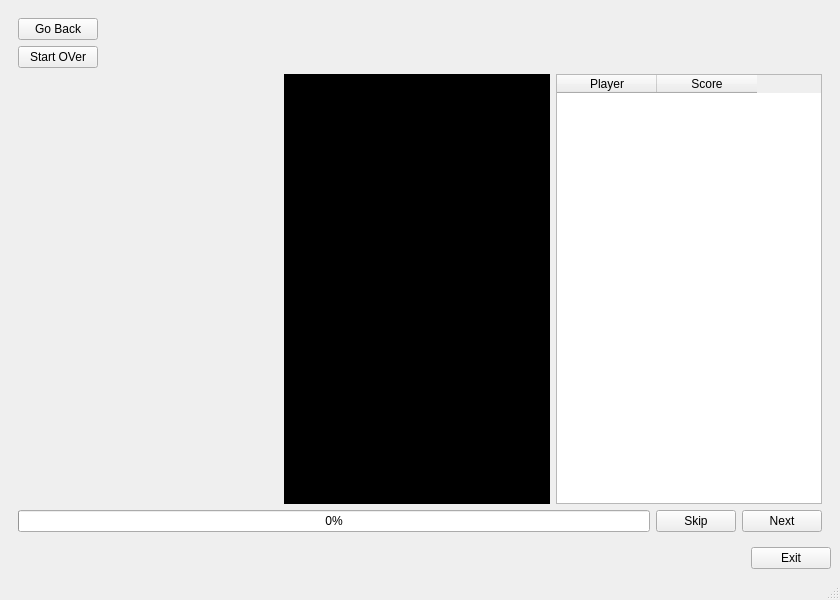
<?xml version="1.0" encoding="UTF-8"?>
<ui version="4.0">
 <class>MainWindow</class>
 <widget class="QMainWindow" name="MainWindow">
  <property name="geometry">
   <rect>
    <x>0</x>
    <y>0</y>
    <width>840</width>
    <height>600</height>
   </rect>
  </property>
  <property name="windowTitle">
   <string>MainWindow</string>
  </property>
  <widget class="QWidget" name="mainGridWidget">
   <layout class="QGridLayout" name="gridLayout_6">
    <item row="0" column="0">
     <widget class="QStackedWidget" name="stackedWidget">
      <property name="currentIndex">
       <number>1</number>
      </property>
      <widget class="QWidget" name="mainmenu">
       <layout class="QGridLayout" name="gridLayout">
        <item row="1" column="0">
         <layout class="QGridLayout" name="gridLayout_2">
          <item row="3" column="2">
           <widget class="QPushButton" name="editCardsButton">
            <property name="text">
             <string>edit Cards</string>
            </property>
           </widget>
          </item>
          <item row="3" column="3">
           <spacer name="horizontalSpacer_6">
            <property name="orientation">
             <enum>Qt::Horizontal</enum>
            </property>
            <property name="sizeHint" stdset="0">
             <size>
              <width>40</width>
              <height>20</height>
             </size>
            </property>
           </spacer>
          </item>
          <item row="3" column="1">
           <spacer name="horizontalSpacer_7">
            <property name="orientation">
             <enum>Qt::Horizontal</enum>
            </property>
            <property name="sizeHint" stdset="0">
             <size>
              <width>40</width>
              <height>20</height>
             </size>
            </property>
           </spacer>
          </item>
          <item row="4" column="2">
           <spacer name="verticalSpacer">
            <property name="orientation">
             <enum>Qt::Vertical</enum>
            </property>
            <property name="sizeHint" stdset="0">
             <size>
              <width>20</width>
              <height>40</height>
             </size>
            </property>
           </spacer>
          </item>
         </layout>
        </item>
        <item row="0" column="0" colspan="2">
         <widget class="QPushButton" name="playButton">
          <property name="text">
           <string>Play!</string>
          </property>
         </widget>
        </item>
        <item row="1" column="1">
         <layout class="QVBoxLayout" name="verticalLayout_3">
          <item>
           <layout class="QHBoxLayout" name="horizontalLayout_6">
            <item>
             <widget class="QLabel" name="label_2">
              <property name="text">
               <string>Player Name:</string>
              </property>
             </widget>
            </item>
            <item>
             <widget class="QLineEdit" name="playerNameLineEdit"/>
            </item>
            <item>
             <widget class="QPushButton" name="addPlayerButton">
              <property name="text">
               <string>Add Player</string>
              </property>
             </widget>
            </item>
           </layout>
          </item>
          <item>
           <layout class="QGridLayout" name="gridLayout_11">
            <item row="0" column="1">
             <widget class="QLabel" name="label">
              <property name="text">
               <string>Players:</string>
              </property>
             </widget>
            </item>
            <item row="1" column="1">
             <widget class="QListWidget" name="playerListWidget">
              <property name="editTriggers">
               <set>QAbstractItemView::DoubleClicked|QAbstractItemView::EditKeyPressed</set>
              </property>
              <property name="tabKeyNavigation">
               <bool>true</bool>
              </property>
              <property name="showDropIndicator" stdset="0">
               <bool>false</bool>
              </property>
              <property name="dragDropOverwriteMode">
               <bool>true</bool>
              </property>
              <property name="viewMode">
               <enum>QListView::ListMode</enum>
              </property>
              <property name="uniformItemSizes">
               <bool>true</bool>
              </property>
              <property name="selectionRectVisible">
               <bool>true</bool>
              </property>
             </widget>
            </item>
            <item row="1" column="0">
             <spacer name="horizontalSpacer_5">
              <property name="orientation">
               <enum>Qt::Horizontal</enum>
              </property>
              <property name="sizeHint" stdset="0">
               <size>
                <width>40</width>
                <height>20</height>
               </size>
              </property>
             </spacer>
            </item>
           </layout>
          </item>
         </layout>
        </item>
       </layout>
      </widget>
      <widget class="QWidget" name="playgame">
       <layout class="QGridLayout" name="gridLayout_3">
        <item row="0" column="0">
         <layout class="QVBoxLayout" name="verticalLayout">
          <item>
           <layout class="QGridLayout" name="botButtonsGridLayout">
            <item row="2" column="0">
             <widget class="QPushButton" name="startOverButton">
              <property name="text">
               <string>Start OVer</string>
              </property>
             </widget>
            </item>
            <item row="1" column="0">
             <widget class="QPushButton" name="goBackButton">
              <property name="text">
               <string>Go Back</string>
              </property>
             </widget>
            </item>
            <item row="1" column="1">
             <spacer name="horizontalSpacer_2">
              <property name="orientation">
               <enum>Qt::Horizontal</enum>
              </property>
              <property name="sizeHint" stdset="0">
               <size>
                <width>40</width>
                <height>20</height>
               </size>
              </property>
             </spacer>
            </item>
           </layout>
          </item>
          <item>
           <layout class="QGridLayout" name="topButtonsGridLayout">
            <item row="0" column="1">
             <widget class="QTextBrowser" name="textBrowser">
              <property name="palette">
               <palette>
                <active>
                 <colorrole role="WindowText">
                  <brush brushstyle="SolidPattern">
                   <color alpha="255">
                    <red>255</red>
                    <green>255</green>
                    <blue>255</blue>
                   </color>
                  </brush>
                 </colorrole>
                 <colorrole role="Button">
                  <brush brushstyle="SolidPattern">
                   <color alpha="255">
                    <red>0</red>
                    <green>0</green>
                    <blue>0</blue>
                   </color>
                  </brush>
                 </colorrole>
                 <colorrole role="Light">
                  <brush brushstyle="SolidPattern">
                   <color alpha="255">
                    <red>0</red>
                    <green>0</green>
                    <blue>0</blue>
                   </color>
                  </brush>
                 </colorrole>
                 <colorrole role="Midlight">
                  <brush brushstyle="SolidPattern">
                   <color alpha="255">
                    <red>0</red>
                    <green>0</green>
                    <blue>0</blue>
                   </color>
                  </brush>
                 </colorrole>
                 <colorrole role="Dark">
                  <brush brushstyle="SolidPattern">
                   <color alpha="255">
                    <red>0</red>
                    <green>0</green>
                    <blue>0</blue>
                   </color>
                  </brush>
                 </colorrole>
                 <colorrole role="Mid">
                  <brush brushstyle="SolidPattern">
                   <color alpha="255">
                    <red>0</red>
                    <green>0</green>
                    <blue>0</blue>
                   </color>
                  </brush>
                 </colorrole>
                 <colorrole role="Text">
                  <brush brushstyle="SolidPattern">
                   <color alpha="255">
                    <red>255</red>
                    <green>255</green>
                    <blue>255</blue>
                   </color>
                  </brush>
                 </colorrole>
                 <colorrole role="BrightText">
                  <brush brushstyle="SolidPattern">
                   <color alpha="255">
                    <red>255</red>
                    <green>255</green>
                    <blue>255</blue>
                   </color>
                  </brush>
                 </colorrole>
                 <colorrole role="ButtonText">
                  <brush brushstyle="SolidPattern">
                   <color alpha="255">
                    <red>255</red>
                    <green>255</green>
                    <blue>255</blue>
                   </color>
                  </brush>
                 </colorrole>
                 <colorrole role="Base">
                  <brush brushstyle="SolidPattern">
                   <color alpha="255">
                    <red>0</red>
                    <green>0</green>
                    <blue>0</blue>
                   </color>
                  </brush>
                 </colorrole>
                 <colorrole role="Window">
                  <brush brushstyle="SolidPattern">
                   <color alpha="255">
                    <red>0</red>
                    <green>0</green>
                    <blue>0</blue>
                   </color>
                  </brush>
                 </colorrole>
                 <colorrole role="Shadow">
                  <brush brushstyle="SolidPattern">
                   <color alpha="255">
                    <red>0</red>
                    <green>0</green>
                    <blue>0</blue>
                   </color>
                  </brush>
                 </colorrole>
                 <colorrole role="AlternateBase">
                  <brush brushstyle="SolidPattern">
                   <color alpha="255">
                    <red>0</red>
                    <green>0</green>
                    <blue>0</blue>
                   </color>
                  </brush>
                 </colorrole>
                 <colorrole role="ToolTipBase">
                  <brush brushstyle="SolidPattern">
                   <color alpha="255">
                    <red>255</red>
                    <green>255</green>
                    <blue>220</blue>
                   </color>
                  </brush>
                 </colorrole>
                 <colorrole role="ToolTipText">
                  <brush brushstyle="SolidPattern">
                   <color alpha="255">
                    <red>0</red>
                    <green>0</green>
                    <blue>0</blue>
                   </color>
                  </brush>
                 </colorrole>
                </active>
                <inactive>
                 <colorrole role="WindowText">
                  <brush brushstyle="SolidPattern">
                   <color alpha="255">
                    <red>255</red>
                    <green>255</green>
                    <blue>255</blue>
                   </color>
                  </brush>
                 </colorrole>
                 <colorrole role="Button">
                  <brush brushstyle="SolidPattern">
                   <color alpha="255">
                    <red>0</red>
                    <green>0</green>
                    <blue>0</blue>
                   </color>
                  </brush>
                 </colorrole>
                 <colorrole role="Light">
                  <brush brushstyle="SolidPattern">
                   <color alpha="255">
                    <red>0</red>
                    <green>0</green>
                    <blue>0</blue>
                   </color>
                  </brush>
                 </colorrole>
                 <colorrole role="Midlight">
                  <brush brushstyle="SolidPattern">
                   <color alpha="255">
                    <red>0</red>
                    <green>0</green>
                    <blue>0</blue>
                   </color>
                  </brush>
                 </colorrole>
                 <colorrole role="Dark">
                  <brush brushstyle="SolidPattern">
                   <color alpha="255">
                    <red>0</red>
                    <green>0</green>
                    <blue>0</blue>
                   </color>
                  </brush>
                 </colorrole>
                 <colorrole role="Mid">
                  <brush brushstyle="SolidPattern">
                   <color alpha="255">
                    <red>0</red>
                    <green>0</green>
                    <blue>0</blue>
                   </color>
                  </brush>
                 </colorrole>
                 <colorrole role="Text">
                  <brush brushstyle="SolidPattern">
                   <color alpha="255">
                    <red>255</red>
                    <green>255</green>
                    <blue>255</blue>
                   </color>
                  </brush>
                 </colorrole>
                 <colorrole role="BrightText">
                  <brush brushstyle="SolidPattern">
                   <color alpha="255">
                    <red>255</red>
                    <green>255</green>
                    <blue>255</blue>
                   </color>
                  </brush>
                 </colorrole>
                 <colorrole role="ButtonText">
                  <brush brushstyle="SolidPattern">
                   <color alpha="255">
                    <red>255</red>
                    <green>255</green>
                    <blue>255</blue>
                   </color>
                  </brush>
                 </colorrole>
                 <colorrole role="Base">
                  <brush brushstyle="SolidPattern">
                   <color alpha="255">
                    <red>0</red>
                    <green>0</green>
                    <blue>0</blue>
                   </color>
                  </brush>
                 </colorrole>
                 <colorrole role="Window">
                  <brush brushstyle="SolidPattern">
                   <color alpha="255">
                    <red>0</red>
                    <green>0</green>
                    <blue>0</blue>
                   </color>
                  </brush>
                 </colorrole>
                 <colorrole role="Shadow">
                  <brush brushstyle="SolidPattern">
                   <color alpha="255">
                    <red>0</red>
                    <green>0</green>
                    <blue>0</blue>
                   </color>
                  </brush>
                 </colorrole>
                 <colorrole role="AlternateBase">
                  <brush brushstyle="SolidPattern">
                   <color alpha="255">
                    <red>0</red>
                    <green>0</green>
                    <blue>0</blue>
                   </color>
                  </brush>
                 </colorrole>
                 <colorrole role="ToolTipBase">
                  <brush brushstyle="SolidPattern">
                   <color alpha="255">
                    <red>255</red>
                    <green>255</green>
                    <blue>220</blue>
                   </color>
                  </brush>
                 </colorrole>
                 <colorrole role="ToolTipText">
                  <brush brushstyle="SolidPattern">
                   <color alpha="255">
                    <red>0</red>
                    <green>0</green>
                    <blue>0</blue>
                   </color>
                  </brush>
                 </colorrole>
                </inactive>
                <disabled>
                 <colorrole role="WindowText">
                  <brush brushstyle="SolidPattern">
                   <color alpha="255">
                    <red>0</red>
                    <green>0</green>
                    <blue>0</blue>
                   </color>
                  </brush>
                 </colorrole>
                 <colorrole role="Button">
                  <brush brushstyle="SolidPattern">
                   <color alpha="255">
                    <red>0</red>
                    <green>0</green>
                    <blue>0</blue>
                   </color>
                  </brush>
                 </colorrole>
                 <colorrole role="Light">
                  <brush brushstyle="SolidPattern">
                   <color alpha="255">
                    <red>0</red>
                    <green>0</green>
                    <blue>0</blue>
                   </color>
                  </brush>
                 </colorrole>
                 <colorrole role="Midlight">
                  <brush brushstyle="SolidPattern">
                   <color alpha="255">
                    <red>0</red>
                    <green>0</green>
                    <blue>0</blue>
                   </color>
                  </brush>
                 </colorrole>
                 <colorrole role="Dark">
                  <brush brushstyle="SolidPattern">
                   <color alpha="255">
                    <red>0</red>
                    <green>0</green>
                    <blue>0</blue>
                   </color>
                  </brush>
                 </colorrole>
                 <colorrole role="Mid">
                  <brush brushstyle="SolidPattern">
                   <color alpha="255">
                    <red>0</red>
                    <green>0</green>
                    <blue>0</blue>
                   </color>
                  </brush>
                 </colorrole>
                 <colorrole role="Text">
                  <brush brushstyle="SolidPattern">
                   <color alpha="255">
                    <red>0</red>
                    <green>0</green>
                    <blue>0</blue>
                   </color>
                  </brush>
                 </colorrole>
                 <colorrole role="BrightText">
                  <brush brushstyle="SolidPattern">
                   <color alpha="255">
                    <red>255</red>
                    <green>255</green>
                    <blue>255</blue>
                   </color>
                  </brush>
                 </colorrole>
                 <colorrole role="ButtonText">
                  <brush brushstyle="SolidPattern">
                   <color alpha="255">
                    <red>0</red>
                    <green>0</green>
                    <blue>0</blue>
                   </color>
                  </brush>
                 </colorrole>
                 <colorrole role="Base">
                  <brush brushstyle="SolidPattern">
                   <color alpha="255">
                    <red>0</red>
                    <green>0</green>
                    <blue>0</blue>
                   </color>
                  </brush>
                 </colorrole>
                 <colorrole role="Window">
                  <brush brushstyle="SolidPattern">
                   <color alpha="255">
                    <red>0</red>
                    <green>0</green>
                    <blue>0</blue>
                   </color>
                  </brush>
                 </colorrole>
                 <colorrole role="Shadow">
                  <brush brushstyle="SolidPattern">
                   <color alpha="255">
                    <red>0</red>
                    <green>0</green>
                    <blue>0</blue>
                   </color>
                  </brush>
                 </colorrole>
                 <colorrole role="AlternateBase">
                  <brush brushstyle="SolidPattern">
                   <color alpha="255">
                    <red>0</red>
                    <green>0</green>
                    <blue>0</blue>
                   </color>
                  </brush>
                 </colorrole>
                 <colorrole role="ToolTipBase">
                  <brush brushstyle="SolidPattern">
                   <color alpha="255">
                    <red>255</red>
                    <green>255</green>
                    <blue>220</blue>
                   </color>
                  </brush>
                 </colorrole>
                 <colorrole role="ToolTipText">
                  <brush brushstyle="SolidPattern">
                   <color alpha="255">
                    <red>0</red>
                    <green>0</green>
                    <blue>0</blue>
                   </color>
                  </brush>
                 </colorrole>
                </disabled>
               </palette>
              </property>
              <property name="font">
               <font>
                <pointsize>14</pointsize>
               </font>
              </property>
             </widget>
            </item>
            <item row="0" column="0">
             <spacer name="horizontalSpacer">
              <property name="orientation">
               <enum>Qt::Horizontal</enum>
              </property>
              <property name="sizeHint" stdset="0">
               <size>
                <width>40</width>
                <height>20</height>
               </size>
              </property>
             </spacer>
            </item>
            <item row="0" column="2">
             <layout class="QVBoxLayout" name="verticalLayout_4">
              <item>
               <widget class="QTableWidget" name="scoreBoardTableWidget">
                <property name="editTriggers">
                 <set>QAbstractItemView::NoEditTriggers</set>
                </property>
                <property name="selectionMode">
                 <enum>QAbstractItemView::SingleSelection</enum>
                </property>
                <property name="selectionBehavior">
                 <enum>QAbstractItemView::SelectItems</enum>
                </property>
                <column>
                 <property name="text">
                  <string>Player</string>
                 </property>
                </column>
                <column>
                 <property name="text">
                  <string>Score</string>
                 </property>
                </column>
               </widget>
              </item>
             </layout>
            </item>
           </layout>
          </item>
          <item>
           <layout class="QGridLayout" name="playGameGridLayout">
            <item row="0" column="2">
             <widget class="QPushButton" name="nextButton">
              <property name="text">
               <string>Next</string>
              </property>
             </widget>
            </item>
            <item row="0" column="0">
             <widget class="QProgressBar" name="progressBar">
              <property name="value">
               <number>0</number>
              </property>
             </widget>
            </item>
            <item row="0" column="1">
             <widget class="QPushButton" name="skipButton">
              <property name="text">
               <string>Skip</string>
              </property>
             </widget>
            </item>
           </layout>
          </item>
         </layout>
        </item>
       </layout>
      </widget>
      <widget class="QWidget" name="Cards">
       <layout class="QGridLayout" name="gridLayout_14">
        <item row="3" column="0">
         <widget class="QTableWidget" name="cardTableWidget">
          <property name="lineWidth">
           <number>1</number>
          </property>
          <property name="horizontalScrollBarPolicy">
           <enum>Qt::ScrollBarAsNeeded</enum>
          </property>
          <property name="editTriggers">
           <set>QAbstractItemView::AnyKeyPressed|QAbstractItemView::DoubleClicked|QAbstractItemView::EditKeyPressed</set>
          </property>
          <property name="alternatingRowColors">
           <bool>false</bool>
          </property>
          <property name="selectionMode">
           <enum>QAbstractItemView::SingleSelection</enum>
          </property>
          <property name="showGrid">
           <bool>true</bool>
          </property>
          <property name="gridStyle">
           <enum>Qt::SolidLine</enum>
          </property>
          <property name="sortingEnabled">
           <bool>true</bool>
          </property>
          <property name="wordWrap">
           <bool>true</bool>
          </property>
          <column>
           <property name="text">
            <string>Card</string>
           </property>
          </column>
          <column>
           <property name="text">
            <string>Catagory</string>
           </property>
          </column>
          <column>
           <property name="text">
            <string>NSFW</string>
           </property>
          </column>
         </widget>
        </item>
        <item row="0" column="0">
         <layout class="QHBoxLayout" name="horizontalLayout_7">
          <item>
           <widget class="QPushButton" name="goBack2Button">
            <property name="text">
             <string>Go Back</string>
            </property>
           </widget>
          </item>
          <item>
           <spacer name="horizontalSpacer_3">
            <property name="orientation">
             <enum>Qt::Horizontal</enum>
            </property>
            <property name="sizeHint" stdset="0">
             <size>
              <width>40</width>
              <height>20</height>
             </size>
            </property>
           </spacer>
          </item>
          <item>
           <widget class="QPushButton" name="addCardButton">
            <property name="text">
             <string>Add Card</string>
            </property>
           </widget>
          </item>
          <item>
           <widget class="QPushButton" name="removeCardButton">
            <property name="text">
             <string>Remove Card</string>
            </property>
           </widget>
          </item>
         </layout>
        </item>
       </layout>
      </widget>
     </widget>
    </item>
    <item row="1" column="0">
     <layout class="QHBoxLayout" name="horizontalLayout_2">
      <item>
       <spacer name="horizontalSpacer_4">
        <property name="orientation">
         <enum>Qt::Horizontal</enum>
        </property>
        <property name="sizeHint" stdset="0">
         <size>
          <width>40</width>
          <height>20</height>
         </size>
        </property>
       </spacer>
      </item>
      <item>
       <widget class="QPushButton" name="pushButton">
        <property name="text">
         <string>Exit</string>
        </property>
       </widget>
      </item>
     </layout>
    </item>
   </layout>
  </widget>
  <widget class="QStatusBar" name="statusbar"/>
 </widget>
 <resources/>
 <connections>
  <connection>
   <sender>pushButton</sender>
   <signal>clicked()</signal>
   <receiver>MainWindow</receiver>
   <slot>close()</slot>
   <hints>
    <hint type="sourcelabel">
     <x>815</x>
     <y>561</y>
    </hint>
    <hint type="destinationlabel">
     <x>841</x>
     <y>570</y>
    </hint>
   </hints>
  </connection>
 </connections>
</ui>
